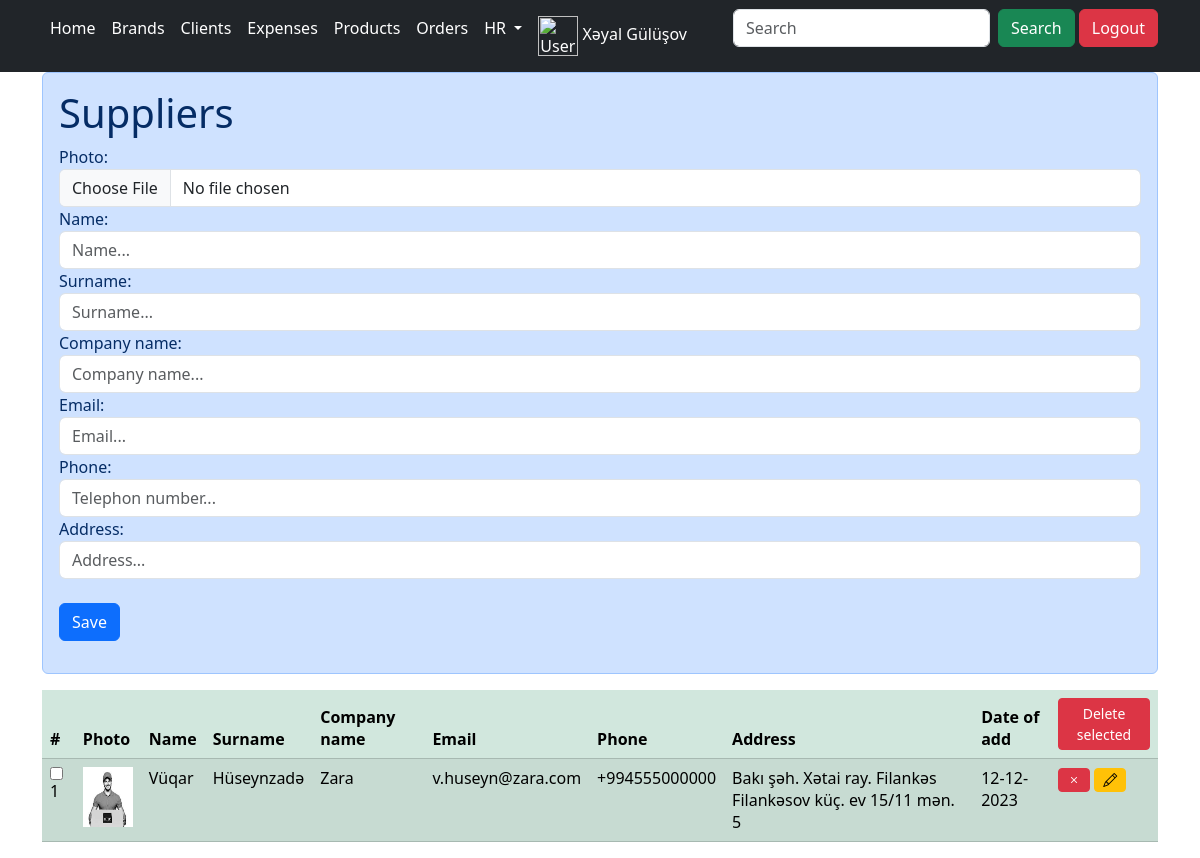
Screenshot of /supplier (signed in) with the database file from the repository.
### main/models.py (models this page shows)
class myUser(AbstractUser):
    profile_photo = models.ImageField(upload_to='media/', blank=True, null=True)
    comp_name = models.CharField(max_length=20)
    birth_date = models.DateField()
    phone = models.CharField(max_length=15)

class Supplier(models.Model):
    supplier_photo = models.ImageField(upload_to='media/', blank=True, null=True)
    supplier_name = models.CharField(max_length=15)
    supplier_surname = models.CharField(max_length=15)
    supplier_email = models.EmailField(max_length=20)
    supplier_phone = models.CharField(max_length=15)
    supplier_address = models.CharField(max_length=50)
    supplier_add_d = models.DateField(auto_now=True)
    supplier_company_name = models.CharField(max_length=20)

### main/views.py (the view, shortened to what this page needs)
# urls.py: path('supplier', views.supplier, name='supplier'),
def supplier(request):
    file_url = ''
    data = ''
    del_all = []
    if 'delete_all' in request.POST:
        del_all = request.POST.getlist('x[]')
        if not del_all:
            messages.info(request, "Please select to delete.",
                          extra_tags='error')
    if 'serach' in request.POST:
        data = Supplier.objects.filter(Q(supplier_name__contains=request.POST['question']) | Q(supplier_surname__contains=request.POST['question']) | Q(supplier_email__contains=request.POST['question']) | Q(
            supplier_phone__contains=request.POST['question']) | Q(supplier_address__contains=request.POST['question']) | Q(supplier_add_d__contains=request.POST['question']) | Q(supplier_company_name__contains=request.POST['question'])).order_by('-id')
    else:
        data = Supplier.objects.all().order_by('-id')
    return render(request, 'suppliers.html', {'del_all': del_all, 'data': data})

### main/templates/suppliers.html (shortened to what this page needs)
{% extends 'layout.html' %}
{% block 'content' %}
{% if edit %}
<div class="alert alert-primary" role="alert">
    <h1>Suppliers</h1>
    <form method="post" action="{% url 'supplier_update' edit.id %}" enctype="multipart/form-data">
        {% csrf_token %}
        Photo:<br>
        <img style="width: 60px; height: 60px;" src="{{edit.supplier_photo}}">
        <input type="file" name="sup_photo" class="form-control">
        Name:
        <input type="text" name="sup_name" value="{{edit.supplier_name}}" class="form-control">
        Surname:
        <input type="text" name="sup_surname" value="{{edit.supplier_surname}}" class="form-control">
        Company name:
        <input type="text" name="sup_comp_name" value="{{edit.supplier_company_name}}" class="form-control">
        Email:
        <input type="email" name="supp_email" value="{{edit.supplier_email}}" class="form-control">
        Phone:
        <input type="tel" name="supp_phone" value="{{edit.supplier_phone}}" class="form-control">
        Address:
        <input type="text" name="supp_address" value="{{edit.supplier_address}}" class="form-control"><br>
        <button name="update" class="btn btn-primary">Update</button>
        <a href="{% url 'supplier' %}"><button type="button" class="btn btn-danger">Cancel</button> </a>
    </form>
</div>
{% else %}
<div class="alert alert-primary" role="alert">
    <h1>Suppliers</h1>
    <form method="post" enctype="multipart/form-data">
        Photo:
        <input type="file" name="sup_photo" class="form-control">
        Name:
        <input type="text" name="sup_name" placeholder="Name..." class="form-control">
        Surname:
        <input type="text" name="sup_surname" placeholder="Surname..." class="form-control">
        Company name:
        <input type="text" name="sup_comp_name" placeholder="Company name..." class="form-control">
        Email:
        <input type="email" name="supp_email" placeholder="Email..." class="form-control">
        Phone:
        <input type="tel" name="supp_phone" placeholder="Telephon number..." class="form-control">
        Address:
        <input type="text" name="supp_address" placeholder="Address..." class="form-control"><br>
        <button name="save" class="btn btn-primary">Save</button>
    </form>
</div>
{% endif %}
<form method="post">
    <table class="table table-success table-striped" id="table">
        <thead>
            <th>#</th>
            <th>Photo</th>
            <th>Name</th>
            <th>Surname</th>
            <th>Company name</th>
            <th>Email</th>
            <th>Phone</th>
            <th>Address</th>
            <th>Date of add</th>
            <th><button class="btn btn-danger btn-sm" name="delete_all">Delete selected</button> </th>
        </thead>
        <tbody>
            {% for info in data %}
            <tr>
                <td>
                    <input type="checkbox" {% if info.id|floatformat:'0' in del_all %} checked {% endif %} name="x[]"
                    value="{{info.id}}">{{forloop.counter}}
                </td>
                <td><img style="width: 50px; height: 60px;" src="{{info.supplier_photo}}"></td>
                <td>{{info.supplier_name}}</td>
                <td>{{info.supplier_surname}}</td>
                <td>{{info.supplier_company_name}}</td>
                <td>{{info.supplier_email}}</td>
                <td>{{info.supplier_phone}}</td>
                <td>{{info.supplier_address}}</td>
                <td>{{info.supplier_add_d | date:'d-m-Y'}}</td>
                <td>
                    <a class="btn btn-danger btn-sm" href="{% url 'supplier_delete' info.id %}" title="Delete"><i
                            class="bi bi-x"></i></a>
                    <a class="btn btn-warning btn-sm" href="{% url 'supplier_edit' info.id %}" title="Edit"><i
                            class="bi bi-pencil"></i></a>
                </td>
            </tr>
            {% endfor %}
        </tbody>
    </table>
</form>
{% endblock %}

### main/templates/layout.html (shortened to what this page needs)
{%load static %}
{%if request.user.is_authenticated%}
<link href="https://cdn.jsdelivr.net/npm/bootstrap@5.3.2/dist/css/bootstrap.min.css" rel="stylesheet">
<link rel="stylesheet" href="https://cdn.jsdelivr.net/npm/bootstrap-icons@1.10.5/font/bootstrap-icons.css">
<link href="https://cdn.jsdelivr.net/npm/bootstrap@5.3.2/dist/css/bootstrap.min.css" rel="stylesheet">
<nav class="navbar navbar-expand-lg navbar-dark bg-dark fixed-top">
    <div class="container">
      <div class="collapse navbar-collapse" id="navbarSupportedContent">
        <ul class="navbar-nav me-auto mb-2 mb-lg-0">
          <li class="nav-item">
            <a class="nav-link active" aria-current="page" href="{% url 'home' %}">Home</a>
          </li>
          <li class="nav-item">
            <a class="nav-link active" aria-current="page" href="{% url 'brand' %}">Brands</a>
          </li>
          <li class="nav-item">
            <a class="nav-link active" aria-current="page" href="{% url 'client' %}">Clients</a>
          </li>
          <li class="nav-item">
            <a class="nav-link active" aria-current="page" href="{% url 'expens' %}">Expenses</a>
          </li>
          <li class="nav-item">
            <a class="nav-link active" aria-current="page" href="{% url 'products' %}">Products</a>
          </li>
          <li class="nav-item">
            <a class="nav-link active" aria-current="page" href="{% url 'orders' %}">Orders</a>
          </li>
          <li class="nav-item dropdown">
            <a class="nav-link active dropdown-toggle" href="#" role="button" data-bs-toggle="dropdown" aria-expanded="false">
            HR
          </a>
        </li>
        <li class="nav-item">
            <a class="nav-link active" aria-current="page" href="{% url 'user_profile' %}">
              <img src="{% if request.user.profile_photo == '' %}/uploads/default_profile_pic.png{% else %} {{ request.user.profile_photo }} {% endif %}" alt="User Profile Photo" style="width: 40px; height: 40px;">
              {{ request.user.first_name }} {{ request.user.last_name }}
            </a>
        </li>
        </ul>
        <form class="d-flex" method="post" action="#table">
            <input class="form-control me-2" type="text" placeholder="Search" name="question" aria-label="Search">
            <button class="btn btn-success" type="submit" name="search">Search</button> &nbsp;
        </form>
        <form class="d-flex" role="search" method="post" action="{% url 'logout_user' %}">
          <button class="btn btn-danger my-2 my-sm-0" type="logout" name="Logout">Logout</button>
        </form>
      </div>
    </div>
  </nav>
<div class="container">
<br><br><br>
{% block 'content' %}
{% endblock %}
</div>
{%else%}
<meta http-equiv="refresh" content="0; URL={%url 'home'%}">
{%endif%}

### rows the page displays
myUser: user.first_name "Xəyal", user.last_name "Gülüşov"
Supplier: supplier_photo (picture), supplier_name "Vüqar", supplier_surname "Hüseynzadə", supplier_company_name "Zara", supplier_email "v.huseyn@zara.com", supplier_phone "+994555000000", supplier_address "Bakı şəh. Xətai ray. Filankəs Filankəsov küç. ev 15/11 mən. 5", supplier_add_d "12-12-2023"
